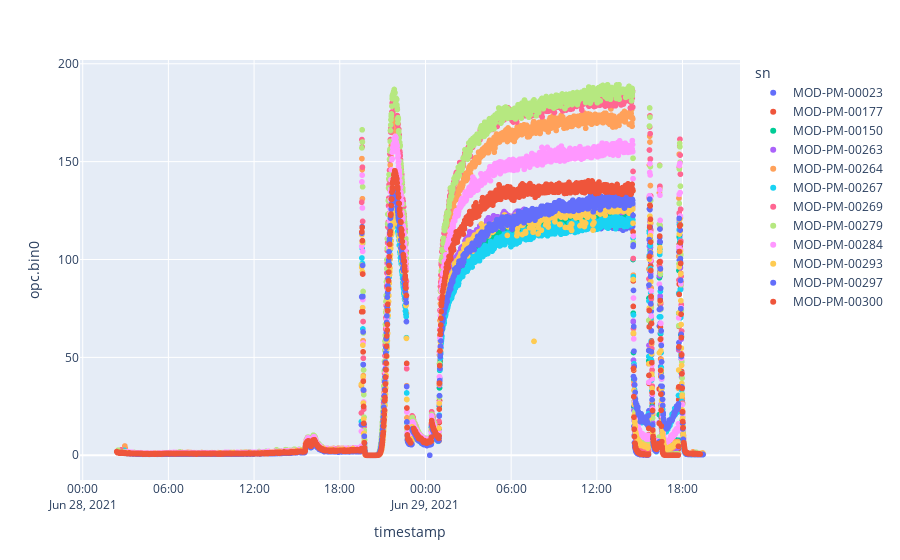

The notebook cell this image was saved under:
### Markdown cell above
Look at the below graph of humidity to see if any units appear not to be in the chamber.  If so you can make a list `not_in_chamber` and remove them from `df` as below.

### Code cell
px.scatter(df, x="timestamp", y="opc.bin0", color="sn", render_mode="webgl")

### Figure 1 — Plotly figure (JSON) as saved in the notebook; plotly's stock layout.template omitted (floating-point values rounded to 4 significant figures; data arrays with more than 128 entries replaced by an {"elided": "..."} marker saying what was removed)
{"data": [{"hovertemplate": "sn=MOD-PM-00023<br>timestamp=%{x}<br>opc.bin0=%{y}<extra></extra>", "legendgroup": "MOD-PM-00023", "marker": {"color": "#636efa", "symbol": "circle"}, "mode": "markers", "name": "MOD-PM-00023", "showlegend": true, "type": "scattergl", "x": {"elided": "1149 str values"}, "xaxis": "x", "y": {"elided": "1149 float values"}, "yaxis": "y"}, {"hovertemplate": "sn=MOD-PM-00177<br>timestamp=%{x}<br>opc.bin0=%{y}<extra></extra>", "legendgroup": "MOD-PM-00177", "marker": {"color": "#EF553B", "symbol": "circle"}, "mode": "markers", "name": "MOD-PM-00177", "showlegend": true, "type": "scattergl", "x": {"elided": "1150 str values"}, "xaxis": "x", "y": {"elided": "1150 float values"}, "yaxis": "y"}, {"hovertemplate": "sn=MOD-PM-00150<br>timestamp=%{x}<br>opc.bin0=%{y}<extra></extra>", "legendgroup": "MOD-PM-00150", "marker": {"color": "#00cc96", "symbol": "circle"}, "mode": "markers", "name": "MOD-PM-00150", "showlegend": true, "type": "scattergl", "x": {"elided": "1144 str values"}, "xaxis": "x", "y": {"elided": "1144 float values"}, "yaxis": "y"}, {"hovertemplate": "sn=MOD-PM-00263<br>timestamp=%{x}<br>opc.bin0=%{y}<extra></extra>", "legendgroup": "MOD-PM-00263", "marker": {"color": "#ab63fa", "symbol": "circle"}, "mode": "markers", "name": "MOD-PM-00263", "showlegend": true, "type": "scattergl", "x": {"elided": "1162 str values"}, "xaxis": "x", "y": {"elided": "1162 float values"}, "yaxis": "y"}, {"hovertemplate": "sn=MOD-PM-00264<br>timestamp=%{x}<br>opc.bin0=%{y}<extra></extra>", "legendgroup": "MOD-PM-00264", "marker": {"color": "#FFA15A", "symbol": "circle"}, "mode": "markers", "name": "MOD-PM-00264", "showlegend": true, "type": "scattergl", "x": {"elided": "2429 str values"}, "xaxis": "x", "y": {"elided": "2429 float values"}, "yaxis": "y"}, {"hovertemplate": "sn=MOD-PM-00267<br>timestamp=%{x}<br>opc.bin0=%{y}<extra></extra>", "legendgroup": "MOD-PM-00267", "marker": {"color": "#19d3f3", "symbol": "circle"}, "mode": "markers", "name": "MOD-PM-00267", "showlegend": true, "type": "scattergl", "x": {"elided": "2436 str values"}, "xaxis": "x", "y": {"elided": "2436 float values"}, "yaxis": "y"}, {"hovertemplate": "sn=MOD-PM-00269<br>timestamp=%{x}<br>opc.bin0=%{y}<extra></extra>", "legendgroup": "MOD-PM-00269", "marker": {"color": "#FF6692", "symbol": "circle"}, "mode": "markers", "name": "MOD-PM-00269", "showlegend": true, "type": "scattergl", "x": {"elided": "2448 str values"}, "xaxis": "x", "y": {"elided": "2448 float values"}, "yaxis": "y"}, {"hovertemplate": "sn=MOD-PM-00279<br>timestamp=%{x}<br>opc.bin0=%{y}<extra></extra>", "legendgroup": "MOD-PM-00279", "marker": {"color": "#B6E880", "symbol": "circle"}, "mode": "markers", "name": "MOD-PM-00279", "showlegend": true, "type": "scattergl", "x": {"elided": "2459 str values"}, "xaxis": "x", "y": {"elided": "2459 float values"}, "yaxis": "y"}, {"hovertemplate": "sn=MOD-PM-00284<br>timestamp=%{x}<br>opc.bin0=%{y}<extra></extra>", "legendgroup": "MOD-PM-00284", "marker": {"color": "#FF97FF", "symbol": "circle"}, "mode": "markers", "name": "MOD-PM-00284", "showlegend": true, "type": "scattergl", "x": {"elided": "2433 str values"}, "xaxis": "x", "y": {"elided": "2433 float values"}, "yaxis": "y"}, {"hovertemplate": "sn=MOD-PM-00293<br>timestamp=%{x}<br>opc.bin0=%{y}<extra></extra>", "legendgroup": "MOD-PM-00293", "marker": {"color": "#FECB52", "symbol": "circle"}, "mode": "markers", "name": "MOD-PM-00293", "showlegend": true, "type": "scattergl", "x": {"elided": "2435 str values"}, "xaxis": "x", "y": {"elided": "2435 float values"}, "yaxis": "y"}, {"hovertemplate": "sn=MOD-PM-00297<br>timestamp=%{x}<br>opc.bin0=%{y}<extra></extra>", "legendgroup": "MOD-PM-00297", "marker": {"color": "#636efa", "symbol": "circle"}, "mode": "markers", "name": "MOD-PM-00297", "showlegend": true, "type": "scattergl", "x": {"elided": "2418 str values"}, "xaxis": "x", "y": {"elided": "2418 float values"}, "yaxis": "y"}, {"hovertemplate": "sn=MOD-PM-00300<br>timestamp=%{x}<br>opc.bin0=%{y}<extra></extra>", "legendgroup": "MOD-PM-00300", "marker": {"color": "#EF553B", "symbol": "circle"}, "mode": "markers", "name": "MOD-PM-00300", "showlegend": true, "type": "scattergl", "x": {"elided": "2452 str values"}, "xaxis": "x", "y": {"elided": "2452 float values"}, "yaxis": "y"}], "layout": {"autosize": true, "legend": {"title": {"text": "sn"}, "tracegroupgap": 0}, "margin": {"t": 60}, "xaxis": {"anchor": "y", "autorange": true, "domain": [0, 1], "range": ["2021-06-27 23:47:24.0131", "2021-06-29 22:02:35.9869"], "showspikes": false, "title": {"text": "timestamp"}, "type": "date"}, "yaxis": {"anchor": "x", "autorange": true, "domain": [0, 1], "range": [-13.42, 202.7], "showspikes": false, "title": {"text": "opc.bin0"}, "type": "linear"}}}
